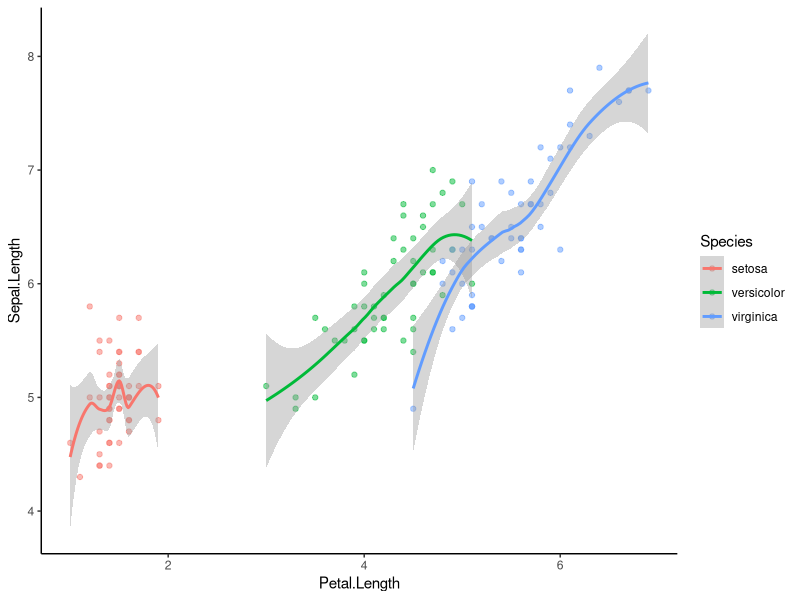
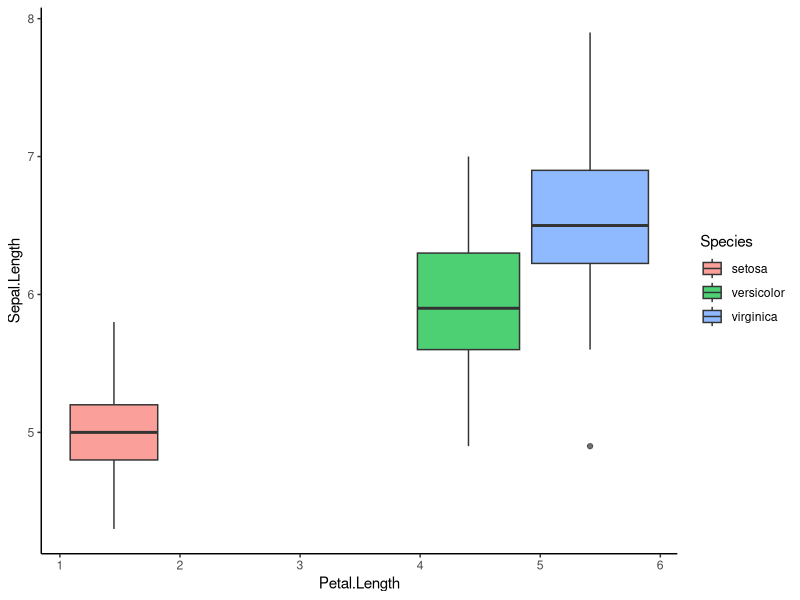

R code for these plots, in order:
rm(list = ls())
library(tidyverse)
library(ggplot2)

ggplot(iris, aes(Petal.Length, Sepal.Length, colour = Species)) +
  geom_point(alpha = 0.5) +
  geom_smooth() +
  theme_classic()

ggplot(iris, aes(Petal.Length, Sepal.Length, fill = Species)) +
  geom_boxplot(alpha = 0.7) +
  theme_classic()
